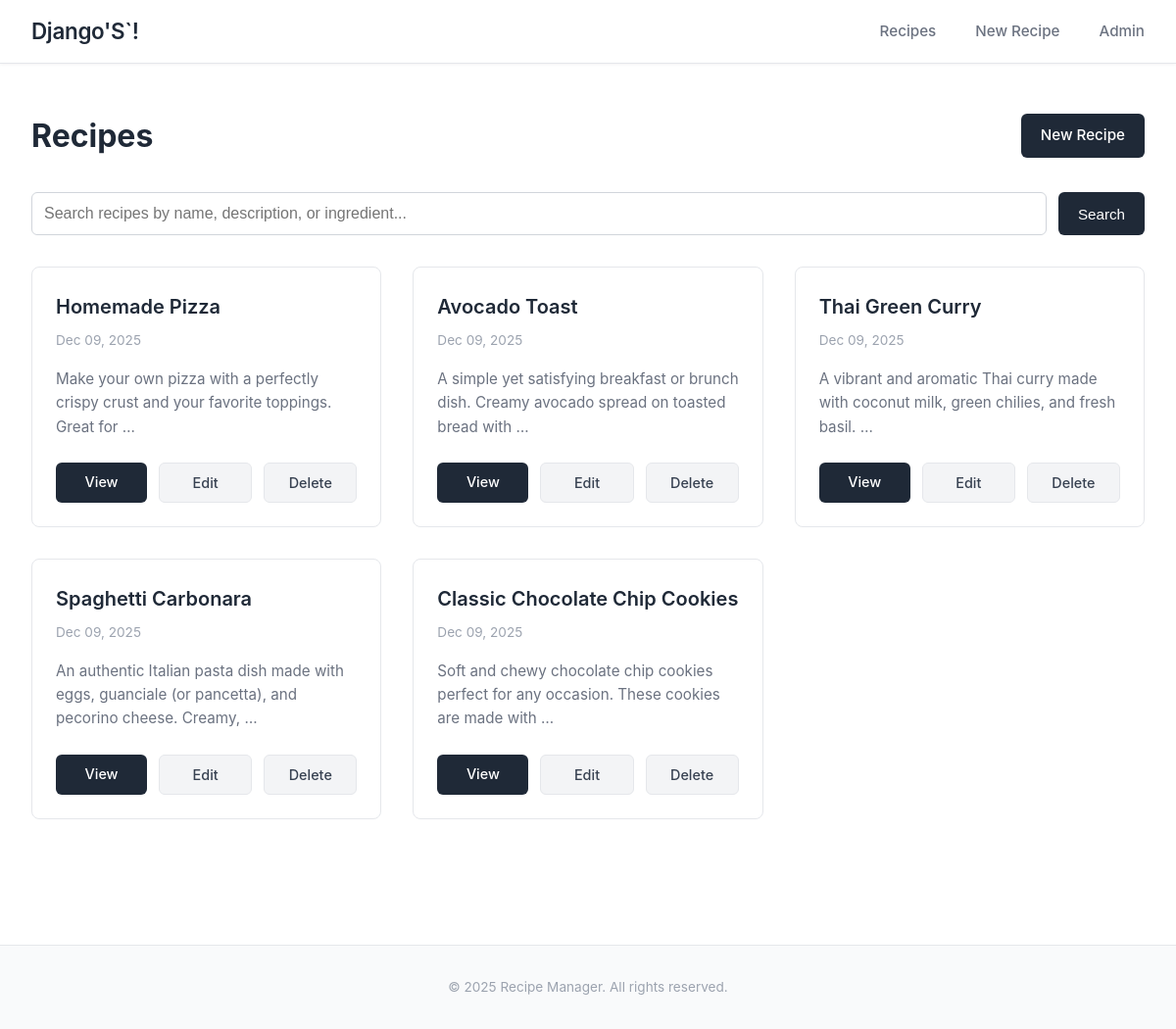
Before: / with the older database file.
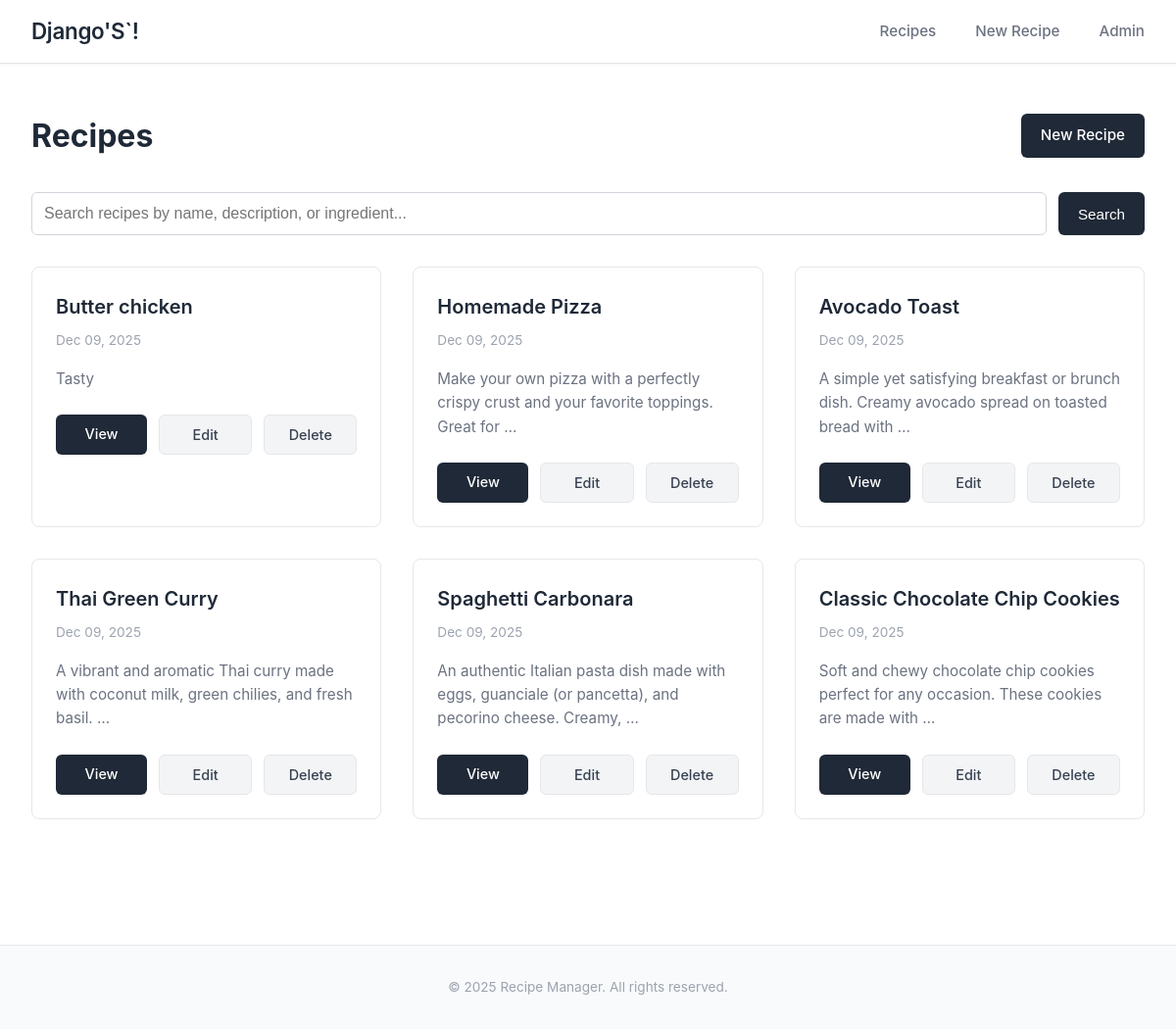
After: the same page with the newer database file.
### recipes/models.py (models this page shows, shortened)
class Recipe(models.Model):
    title = models.CharField(max_length=200)
    description = models.TextField(blank=True, null=True)
    instructions = models.TextField(blank=True, null=True)
    prep_time = models.IntegerField(blank=True, null=True, help_text="Prep time in minutes")
    cook_time = models.IntegerField(blank=True, null=True, help_text="Cook time in minutes")
    servings = models.IntegerField(blank=True, null=True, default=4)
    created_at = models.DateTimeField(auto_now_add=True)
    updated_at = models.DateTimeField(auto_now=True)

### recipes/views.py (the view)
# urls.py: path('', views.recipe_list, name='recipe_list'),
def recipe_list(request):
    recipes = Recipe.objects.all().order_by('-created_at')
    search_query = request.GET.get('q', '')
    if search_query:
        recipes = recipes.filter(
            Q(title__icontains=search_query) |
            Q(description__icontains=search_query) |
            Q(ingredients__name__icontains=search_query)
        ).distinct()
    return render(request, 'recipes/recipe_list.html', {
        'recipes': recipes,
        'search_query': search_query
    })

### recipes/templates/recipes/recipe_list.html (shortened to what this page needs)
{% extends 'recipes/base.html' %}
{% block content %}
    <div class="page-header">
        <h1>Recipes</h1>
        <a href="{% url 'recipe_create' %}" class="btn btn-primary">New Recipe</a>
    </div>
    <div class="search-bar">
        <form method="GET" style="display: flex; gap: 0.75rem; width: 100%;">
            <input
                type="text"
                name="q"
                placeholder="Search recipes by name, description, or ingredient..."
                value="{{ search_query }}"
            >
            <button type="submit" class="btn btn-primary">Search</button>
        </form>
    </div>
    {% if recipes %}
        <div class="recipe-grid">
            {% for recipe in recipes %}
                <div class="recipe-card">
                    <div class="recipe-card-content">
                        <div class="recipe-title">{{ recipe.title }}</div>
                        <div class="recipe-meta">{{ recipe.created_at|date:"M d, Y" }}</div>
                        <div class="recipe-description">
                            {% if recipe.description %}
                                {{ recipe.description|truncatewords:15 }}
                            {% else %}
                                <em>No description added</em>
                            {% endif %}
                        </div>
                        <div class="recipe-actions">
                            <a href="{% url 'recipe_detail' recipe.pk %}" class="btn btn-primary">View</a>
                            <a href="{% url 'recipe_update' recipe.pk %}" class="btn btn-secondary">Edit</a>
                            <a href="{% url 'recipe_delete' recipe.pk %}" class="btn btn-secondary">Delete</a>
                        </div>
                    </div>
                </div>
            {% endfor %}
        </div>
    {% endif %}
{% endblock %}

### recipes/templates/recipes/base.html (shortened to what this page needs)
<!DOCTYPE html>
<html lang="en">
<head>
</head>
<body>
    <nav>
        <div class="nav-container">
            <a href="{% url 'recipe_list' %}" class="nav-brand">Django'S`!</a>
            <ul class="nav-links">
                <li><a href="{% url 'recipe_list' %}">Recipes</a></li>
                <li><a href="{% url 'recipe_create' %}">New Recipe</a></li>
                <li><a href="/admin/">Admin</a></li>
            </ul>
        </div>
    </nav>
    <main>
        {% block content %}{% endblock %}
    </main>
    <footer>
        <p>&copy; 2025 Recipe Manager. All rights reserved.</p>
    </footer>
</body>
</html>

### recipes/templates/recipes/base.html (style rules this page uses)
* { margin: 0; padding: 0; box-sizing: border-box; }
body { font-family: -apple-system, BlinkMacSystemFont, 'Segoe UI', Roboto, 'Helvetica Neue', Arial, sans-serif; background-color: #ffffff; color: #1f2937; line-height: 1.6; }
nav { position: sticky; top: 0; z-index: 1000; background-color: #ffffff; border-bottom: 1px solid #e5e7eb; box-shadow: 0 1px 3px rgba(0,0,0,0.05); }
.nav-container { max-width: 1200px; margin: 0 auto; display: flex; justify-content: space-between; align-items: center; height: 64px; padding: 0 32px; }
.nav-brand { font-size: 1.4em; font-weight: 600; color: #1f2937; text-decoration: none; letter-spacing: -0.3px; }
.nav-links { display: flex; list-style: none; gap: 2.5rem; }
.nav-links a { color: #6b7280; text-decoration: none; font-weight: 500; font-size: 0.95em; }
main { max-width: 1200px; margin: 0 auto; padding: 48px 32px; }
footer { background-color: #f9fafb; color: #9ca3af; text-align: center; padding: 32px; margin-top: 80px; font-size: 0.85em; border-top: 1px solid #e5e7eb; }
.btn { padding: 10px 20px; border: none; border-radius: 6px; cursor: pointer; font-size: 0.95em; text-decoration: none; display: inline-block; font-weight: 500; }
.btn-primary { background-color: #1f2937; color: white; }
.btn-secondary { background-color: #f3f4f6; color: #374151; border: 1px solid #e5e7eb; }

### recipes/templates/recipes/recipe_list.html (style rules this page uses)
.page-header { display: flex; justify-content: space-between; align-items: center; margin-bottom: 2rem; }
.page-header h1 { font-size: 2em; font-weight: 700; color: #1f2937; }
.search-bar { margin-bottom: 2rem; display: flex; gap: 0.75rem; margin-top: 2rem; }
.search-bar input { flex: 1; padding: 0.75rem; border: 1px solid #d1d5db; border-radius: 6px; font-size: 1em; }
.recipe-grid { display: grid; grid-template-columns: repeat(auto-fill, minmax(340px, 1fr)); gap: 2rem; }
.recipe-card { background: white; border: 1px solid #e5e7eb; border-radius: 8px; overflow: hidden; }
.recipe-card-content { padding: 1.5rem; }
.recipe-title { font-size: 1.25em; font-weight: 600; color: #1f2937; margin-bottom: 0.5rem; }
.recipe-meta { font-size: 0.85em; color: #9ca3af; margin-bottom: 1rem; }
.recipe-description { color: #6b7280; margin-bottom: 1.5rem; font-size: 0.95em; line-height: 1.6; }
.recipe-actions { display: flex; gap: 0.75rem; }
.recipe-actions .btn { flex: 1; text-align: center; padding: 8px 12px; font-size: 0.9em; }

Changed rows visible on the page:
added Recipe: title "Butter chicken", created_at "Dec 09, 2025", description "Tasty"
